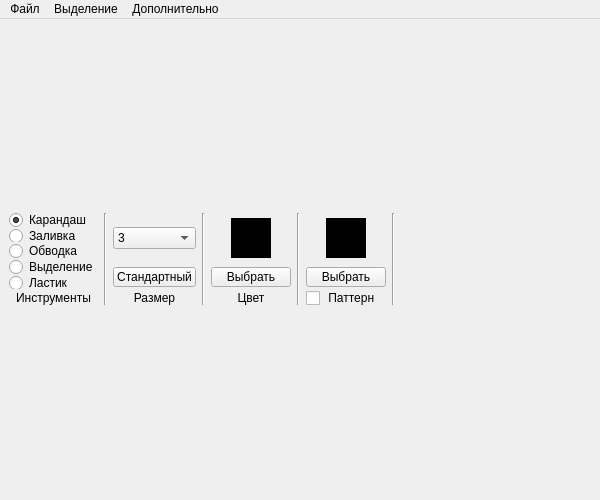
<?xml version="1.0" encoding="UTF-8"?>
<ui version="4.0">
 <class>PainterWindow</class>
 <widget class="QMainWindow" name="PainterWindow">
  <property name="geometry">
   <rect>
    <x>0</x>
    <y>0</y>
    <width>600</width>
    <height>500</height>
   </rect>
  </property>
  <property name="minimumSize">
   <size>
    <width>600</width>
    <height>500</height>
   </size>
  </property>
  <property name="maximumSize">
   <size>
    <width>600</width>
    <height>500</height>
   </size>
  </property>
  <property name="windowTitle">
   <string>Рисование</string>
  </property>
  <widget class="QWidget" name="w_main">
   <layout class="QVBoxLayout" name="vl_main">
    <property name="spacing">
     <number>0</number>
    </property>
    <property name="leftMargin">
     <number>0</number>
    </property>
    <property name="topMargin">
     <number>0</number>
    </property>
    <property name="rightMargin">
     <number>0</number>
    </property>
    <property name="bottomMargin">
     <number>0</number>
    </property>
    <item>
     <widget class="QWidget" name="w_tools" native="true">
      <property name="minimumSize">
       <size>
        <width>0</width>
        <height>110</height>
       </size>
      </property>
      <property name="maximumSize">
       <size>
        <width>16777215</width>
        <height>110</height>
       </size>
      </property>
      <layout class="QHBoxLayout" name="hl_tools">
       <item>
        <widget class="QWidget" name="w_action" native="true">
         <property name="sizePolicy">
          <sizepolicy hsizetype="Fixed" vsizetype="Preferred">
           <horstretch>0</horstretch>
           <verstretch>0</verstretch>
          </sizepolicy>
         </property>
         <property name="minimumSize">
          <size>
           <width>70</width>
           <height>0</height>
          </size>
         </property>
         <layout class="QVBoxLayout" name="vl_action">
          <property name="spacing">
           <number>2</number>
          </property>
          <property name="leftMargin">
           <number>0</number>
          </property>
          <property name="topMargin">
           <number>0</number>
          </property>
          <property name="rightMargin">
           <number>0</number>
          </property>
          <property name="bottomMargin">
           <number>0</number>
          </property>
          <item>
           <spacer name="vs_action_1">
            <property name="orientation">
             <enum>Qt::Vertical</enum>
            </property>
            <property name="sizeType">
             <enum>QSizePolicy::Expanding</enum>
            </property>
            <property name="sizeHint" stdset="0">
             <size>
              <width>0</width>
              <height>0</height>
             </size>
            </property>
           </spacer>
          </item>
          <item>
           <widget class="QRadioButton" name="rb_pen">
            <property name="text">
             <string>Карандаш</string>
            </property>
            <property name="checked">
             <bool>true</bool>
            </property>
           </widget>
          </item>
          <item>
           <widget class="QRadioButton" name="rb_fill">
            <property name="text">
             <string>Заливка</string>
            </property>
           </widget>
          </item>
          <item>
           <widget class="QRadioButton" name="rb_bound">
            <property name="text">
             <string>Обводка</string>
            </property>
           </widget>
          </item>
          <item>
           <widget class="QRadioButton" name="rb_allocation">
            <property name="text">
             <string>Выделение</string>
            </property>
           </widget>
          </item>
          <item>
           <widget class="QRadioButton" name="rb_erase">
            <property name="text">
             <string>Ластик</string>
            </property>
           </widget>
          </item>
          <item>
           <spacer name="vs_action_2">
            <property name="orientation">
             <enum>Qt::Vertical</enum>
            </property>
            <property name="sizeType">
             <enum>QSizePolicy::Expanding</enum>
            </property>
            <property name="sizeHint" stdset="0">
             <size>
              <width>0</width>
              <height>0</height>
             </size>
            </property>
           </spacer>
          </item>
          <item>
           <widget class="QLabel" name="l_action">
            <property name="sizePolicy">
             <sizepolicy hsizetype="Expanding" vsizetype="Fixed">
              <horstretch>0</horstretch>
              <verstretch>0</verstretch>
             </sizepolicy>
            </property>
            <property name="minimumSize">
             <size>
              <width>0</width>
              <height>14</height>
             </size>
            </property>
            <property name="maximumSize">
             <size>
              <width>16777215</width>
              <height>14</height>
             </size>
            </property>
            <property name="text">
             <string>Инструменты</string>
            </property>
            <property name="alignment">
             <set>Qt::AlignCenter</set>
            </property>
           </widget>
          </item>
         </layout>
        </widget>
       </item>
       <item>
        <widget class="Line" name="line_1">
         <property name="orientation">
          <enum>Qt::Vertical</enum>
         </property>
        </widget>
       </item>
       <item>
        <widget class="QWidget" name="w_size" native="true">
         <property name="sizePolicy">
          <sizepolicy hsizetype="Fixed" vsizetype="Preferred">
           <horstretch>0</horstretch>
           <verstretch>0</verstretch>
          </sizepolicy>
         </property>
         <property name="minimumSize">
          <size>
           <width>70</width>
           <height>0</height>
          </size>
         </property>
         <layout class="QVBoxLayout" name="vl_size">
          <property name="spacing">
           <number>4</number>
          </property>
          <property name="leftMargin">
           <number>0</number>
          </property>
          <property name="topMargin">
           <number>0</number>
          </property>
          <property name="rightMargin">
           <number>0</number>
          </property>
          <property name="bottomMargin">
           <number>0</number>
          </property>
          <item>
           <spacer name="vs_size_1">
            <property name="orientation">
             <enum>Qt::Vertical</enum>
            </property>
            <property name="sizeHint" stdset="0">
             <size>
              <width>0</width>
              <height>0</height>
             </size>
            </property>
           </spacer>
          </item>
          <item>
           <widget class="QComboBox" name="cmb_size_choose">
            <property name="sizePolicy">
             <sizepolicy hsizetype="Preferred" vsizetype="Expanding">
              <horstretch>0</horstretch>
              <verstretch>0</verstretch>
             </sizepolicy>
            </property>
            <property name="currentIndex">
             <number>2</number>
            </property>
            <item>
             <property name="text">
              <string>1</string>
             </property>
            </item>
            <item>
             <property name="text">
              <string>2</string>
             </property>
            </item>
            <item>
             <property name="text">
              <string>3</string>
             </property>
            </item>
            <item>
             <property name="text">
              <string>4</string>
             </property>
            </item>
            <item>
             <property name="text">
              <string>8</string>
             </property>
            </item>
            <item>
             <property name="text">
              <string>12</string>
             </property>
            </item>
            <item>
             <property name="text">
              <string>16</string>
             </property>
            </item>
            <item>
             <property name="text">
              <string>20</string>
             </property>
            </item>
            <item>
             <property name="text">
              <string>24</string>
             </property>
            </item>
           </widget>
          </item>
          <item>
           <spacer name="vs_size_2">
            <property name="orientation">
             <enum>Qt::Vertical</enum>
            </property>
            <property name="sizeHint" stdset="0">
             <size>
              <width>0</width>
              <height>0</height>
             </size>
            </property>
           </spacer>
          </item>
          <item>
           <widget class="QPushButton" name="pb_size_default">
            <property name="minimumSize">
             <size>
              <width>0</width>
              <height>20</height>
             </size>
            </property>
            <property name="maximumSize">
             <size>
              <width>16777215</width>
              <height>20</height>
             </size>
            </property>
            <property name="text">
             <string>Стандартный</string>
            </property>
           </widget>
          </item>
          <item>
           <widget class="QLabel" name="l_size">
            <property name="sizePolicy">
             <sizepolicy hsizetype="Expanding" vsizetype="Fixed">
              <horstretch>0</horstretch>
              <verstretch>0</verstretch>
             </sizepolicy>
            </property>
            <property name="minimumSize">
             <size>
              <width>0</width>
              <height>14</height>
             </size>
            </property>
            <property name="maximumSize">
             <size>
              <width>16777215</width>
              <height>14</height>
             </size>
            </property>
            <property name="text">
             <string>Размер</string>
            </property>
            <property name="alignment">
             <set>Qt::AlignCenter</set>
            </property>
           </widget>
          </item>
         </layout>
        </widget>
       </item>
       <item>
        <widget class="Line" name="line_2">
         <property name="orientation">
          <enum>Qt::Vertical</enum>
         </property>
        </widget>
       </item>
       <item>
        <widget class="QWidget" name="w_color" native="true">
         <property name="sizePolicy">
          <sizepolicy hsizetype="Fixed" vsizetype="Preferred">
           <horstretch>0</horstretch>
           <verstretch>0</verstretch>
          </sizepolicy>
         </property>
         <property name="minimumSize">
          <size>
           <width>70</width>
           <height>0</height>
          </size>
         </property>
         <layout class="QVBoxLayout" name="vl_color">
          <property name="spacing">
           <number>4</number>
          </property>
          <property name="leftMargin">
           <number>0</number>
          </property>
          <property name="topMargin">
           <number>0</number>
          </property>
          <property name="rightMargin">
           <number>0</number>
          </property>
          <property name="bottomMargin">
           <number>0</number>
          </property>
          <item>
           <spacer name="vs_color_1">
            <property name="orientation">
             <enum>Qt::Vertical</enum>
            </property>
            <property name="sizeHint" stdset="0">
             <size>
              <width>0</width>
              <height>0</height>
             </size>
            </property>
           </spacer>
          </item>
          <item>
           <widget class="QWidget" name="w_color_current" native="true">
            <layout class="QHBoxLayout" name="horizontalLayout">
             <property name="spacing">
              <number>0</number>
             </property>
             <property name="leftMargin">
              <number>0</number>
             </property>
             <property name="topMargin">
              <number>0</number>
             </property>
             <property name="rightMargin">
              <number>0</number>
             </property>
             <property name="bottomMargin">
              <number>0</number>
             </property>
             <item>
              <spacer name="hs_color_1">
               <property name="orientation">
                <enum>Qt::Horizontal</enum>
               </property>
               <property name="sizeHint" stdset="0">
                <size>
                 <width>0</width>
                 <height>0</height>
                </size>
               </property>
              </spacer>
             </item>
             <item>
              <widget class="QWidget" name="w_color_preview" native="true">
               <property name="sizePolicy">
                <sizepolicy hsizetype="Expanding" vsizetype="Expanding">
                 <horstretch>0</horstretch>
                 <verstretch>0</verstretch>
                </sizepolicy>
               </property>
               <property name="minimumSize">
                <size>
                 <width>40</width>
                 <height>40</height>
                </size>
               </property>
               <property name="maximumSize">
                <size>
                 <width>40</width>
                 <height>40</height>
                </size>
               </property>
               <property name="styleSheet">
                <string notr="true">background-color: rgb(0, 0, 0);</string>
               </property>
              </widget>
             </item>
             <item>
              <spacer name="hs_color_2">
               <property name="orientation">
                <enum>Qt::Horizontal</enum>
               </property>
               <property name="sizeHint" stdset="0">
                <size>
                 <width>0</width>
                 <height>0</height>
                </size>
               </property>
              </spacer>
             </item>
            </layout>
           </widget>
          </item>
          <item>
           <spacer name="vs_color_2">
            <property name="orientation">
             <enum>Qt::Vertical</enum>
            </property>
            <property name="sizeHint" stdset="0">
             <size>
              <width>0</width>
              <height>0</height>
             </size>
            </property>
           </spacer>
          </item>
          <item>
           <widget class="QPushButton" name="pb_color_choose">
            <property name="minimumSize">
             <size>
              <width>0</width>
              <height>20</height>
             </size>
            </property>
            <property name="maximumSize">
             <size>
              <width>16777215</width>
              <height>20</height>
             </size>
            </property>
            <property name="text">
             <string>Выбрать</string>
            </property>
           </widget>
          </item>
          <item>
           <widget class="QLabel" name="l_color">
            <property name="sizePolicy">
             <sizepolicy hsizetype="Expanding" vsizetype="Fixed">
              <horstretch>0</horstretch>
              <verstretch>0</verstretch>
             </sizepolicy>
            </property>
            <property name="minimumSize">
             <size>
              <width>0</width>
              <height>14</height>
             </size>
            </property>
            <property name="maximumSize">
             <size>
              <width>16777215</width>
              <height>14</height>
             </size>
            </property>
            <property name="text">
             <string>Цвет</string>
            </property>
            <property name="alignment">
             <set>Qt::AlignCenter</set>
            </property>
           </widget>
          </item>
         </layout>
        </widget>
       </item>
       <item>
        <widget class="Line" name="line_3">
         <property name="orientation">
          <enum>Qt::Vertical</enum>
         </property>
        </widget>
       </item>
       <item>
        <widget class="QWidget" name="w_pattern" native="true">
         <property name="sizePolicy">
          <sizepolicy hsizetype="Fixed" vsizetype="Preferred">
           <horstretch>0</horstretch>
           <verstretch>0</verstretch>
          </sizepolicy>
         </property>
         <property name="minimumSize">
          <size>
           <width>70</width>
           <height>0</height>
          </size>
         </property>
         <layout class="QVBoxLayout" name="vl_pattern">
          <property name="spacing">
           <number>4</number>
          </property>
          <property name="leftMargin">
           <number>0</number>
          </property>
          <property name="topMargin">
           <number>0</number>
          </property>
          <property name="rightMargin">
           <number>0</number>
          </property>
          <property name="bottomMargin">
           <number>0</number>
          </property>
          <item>
           <spacer name="vs_pattern_1">
            <property name="orientation">
             <enum>Qt::Vertical</enum>
            </property>
            <property name="sizeHint" stdset="0">
             <size>
              <width>0</width>
              <height>0</height>
             </size>
            </property>
           </spacer>
          </item>
          <item>
           <widget class="QWidget" name="w_pattern_current" native="true">
            <layout class="QHBoxLayout" name="horizontalLayout_4">
             <property name="spacing">
              <number>0</number>
             </property>
             <property name="leftMargin">
              <number>0</number>
             </property>
             <property name="topMargin">
              <number>0</number>
             </property>
             <property name="rightMargin">
              <number>0</number>
             </property>
             <property name="bottomMargin">
              <number>0</number>
             </property>
             <item>
              <spacer name="hs_pattern_1">
               <property name="orientation">
                <enum>Qt::Horizontal</enum>
               </property>
               <property name="sizeHint" stdset="0">
                <size>
                 <width>0</width>
                 <height>0</height>
                </size>
               </property>
              </spacer>
             </item>
             <item>
              <widget class="QLabel" name="l_pattern_preview">
               <property name="minimumSize">
                <size>
                 <width>40</width>
                 <height>40</height>
                </size>
               </property>
               <property name="maximumSize">
                <size>
                 <width>40</width>
                 <height>40</height>
                </size>
               </property>
               <property name="styleSheet">
                <string notr="true">background-color: rgb(0, 0, 0);</string>
               </property>
               <property name="scaledContents">
                <bool>true</bool>
               </property>
              </widget>
             </item>
             <item>
              <spacer name="hs_pattern_2">
               <property name="orientation">
                <enum>Qt::Horizontal</enum>
               </property>
               <property name="sizeHint" stdset="0">
                <size>
                 <width>0</width>
                 <height>0</height>
                </size>
               </property>
              </spacer>
             </item>
            </layout>
           </widget>
          </item>
          <item>
           <spacer name="vs_pattern_2">
            <property name="orientation">
             <enum>Qt::Vertical</enum>
            </property>
            <property name="sizeHint" stdset="0">
             <size>
              <width>0</width>
              <height>0</height>
             </size>
            </property>
           </spacer>
          </item>
          <item>
           <widget class="QPushButton" name="pb_pattern_choose">
            <property name="minimumSize">
             <size>
              <width>0</width>
              <height>20</height>
             </size>
            </property>
            <property name="maximumSize">
             <size>
              <width>16777215</width>
              <height>20</height>
             </size>
            </property>
            <property name="text">
             <string>Выбрать</string>
            </property>
           </widget>
          </item>
          <item>
           <widget class="QCheckBox" name="cb_pattern">
            <property name="sizePolicy">
             <sizepolicy hsizetype="Expanding" vsizetype="Fixed">
              <horstretch>0</horstretch>
              <verstretch>0</verstretch>
             </sizepolicy>
            </property>
            <property name="minimumSize">
             <size>
              <width>0</width>
              <height>14</height>
             </size>
            </property>
            <property name="maximumSize">
             <size>
              <width>16777215</width>
              <height>14</height>
             </size>
            </property>
            <property name="text">
             <string> Паттерн</string>
            </property>
           </widget>
          </item>
         </layout>
        </widget>
       </item>
       <item>
        <widget class="Line" name="line_4">
         <property name="orientation">
          <enum>Qt::Vertical</enum>
         </property>
        </widget>
       </item>
       <item>
        <spacer name="hs_tools">
         <property name="orientation">
          <enum>Qt::Horizontal</enum>
         </property>
         <property name="sizeHint" stdset="0">
          <size>
           <width>0</width>
           <height>0</height>
          </size>
         </property>
        </spacer>
       </item>
      </layout>
     </widget>
    </item>
   </layout>
  </widget>
  <widget class="QMenuBar" name="mb_main">
   <property name="geometry">
    <rect>
     <x>0</x>
     <y>0</y>
     <width>600</width>
     <height>18</height>
    </rect>
   </property>
   <widget class="QMenu" name="m_file">
    <property name="title">
     <string>Файл</string>
    </property>
    <addaction name="a_file_open"/>
    <addaction name="a_file_close"/>
    <addaction name="separator"/>
    <addaction name="a_file_save"/>
    <addaction name="a_file_save_as"/>
   </widget>
   <widget class="QMenu" name="m_allocation">
    <property name="title">
     <string>Выделение</string>
    </property>
    <addaction name="a_allocation_fill"/>
    <addaction name="a_allocation_bound"/>
    <addaction name="a_allocation_fix"/>
   </widget>
   <widget class="QMenu" name="m_addictions">
    <property name="title">
     <string>Дополнительно</string>
    </property>
    <addaction name="a_addictions_clear"/>
   </widget>
   <addaction name="m_file"/>
   <addaction name="m_allocation"/>
   <addaction name="m_addictions"/>
  </widget>
  <action name="action">
   <property name="text">
    <string>Сус</string>
   </property>
  </action>
  <action name="a_toggle_dwp">
   <property name="checkable">
    <bool>true</bool>
   </property>
   <property name="checked">
    <bool>true</bool>
   </property>
   <property name="text">
    <string>Рисование</string>
   </property>
  </action>
  <action name="a_allocation_fill">
   <property name="text">
    <string>Залить</string>
   </property>
  </action>
  <action name="a_allocation_bound">
   <property name="text">
    <string>Обвести</string>
   </property>
  </action>
  <action name="a_allocation_fix">
   <property name="text">
    <string>Зафиксировать</string>
   </property>
  </action>
  <action name="a_addictions_clear">
   <property name="text">
    <string>Очистить</string>
   </property>
  </action>
  <action name="a_file_open">
   <property name="text">
    <string>Открыть</string>
   </property>
  </action>
  <action name="a_file_save">
   <property name="text">
    <string>Сохранить</string>
   </property>
  </action>
  <action name="a_file_save_as">
   <property name="text">
    <string>Сохранить как</string>
   </property>
  </action>
  <action name="a_file_close">
   <property name="text">
    <string>Закрыть</string>
   </property>
  </action>
 </widget>
 <resources/>
 <connections/>
</ui>
